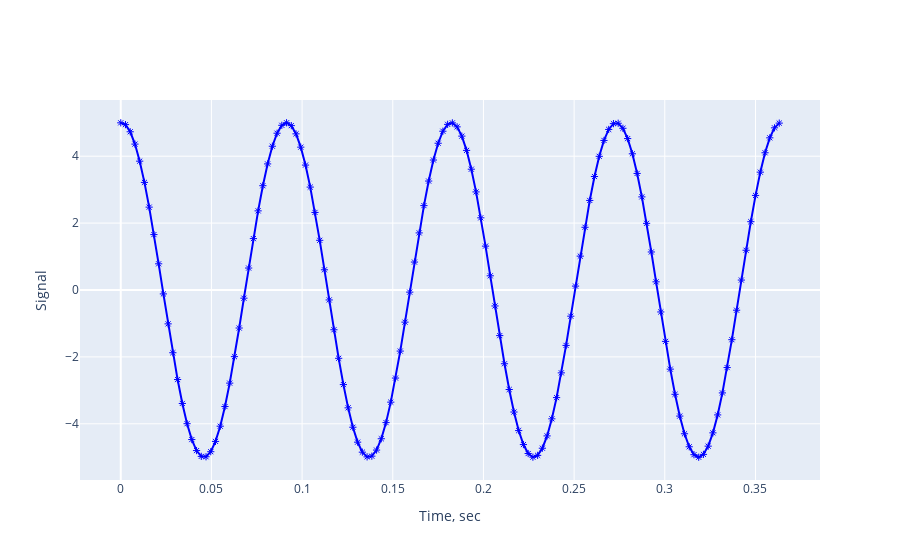

Notebook code for this chart:
### Code cell
data = [
    go.Scatter(
        x = tv,
        y = y2v,
        mode = 'markers+lines',
        marker = dict(color='blue', symbol=135)
    )
]
layout = go.Layout(
    xaxis=dict(title='Time, sec'),
    yaxis=dict(title='Signal')
    )
fig = go.Figure(data=data, layout=layout)
iplot(fig)

### Figure 1 — Plotly figure (JSON) as saved in the notebook; plotly's stock layout.template omitted (floating-point values rounded to 4 significant figures; data arrays with more than 128 entries replaced by an {"elided": "..."} marker saying what was removed)
{"data": [{"marker": {"color": "blue", "symbol": 135}, "x": {"elided": "140 float values"}, "type": "scatter", "mode": "markers+lines", "y": {"elided": "140 float values"}}], "layout": {"xaxis": {"title": {"text": "Time, sec"}}, "yaxis": {"title": {"text": "Signal"}}}}
